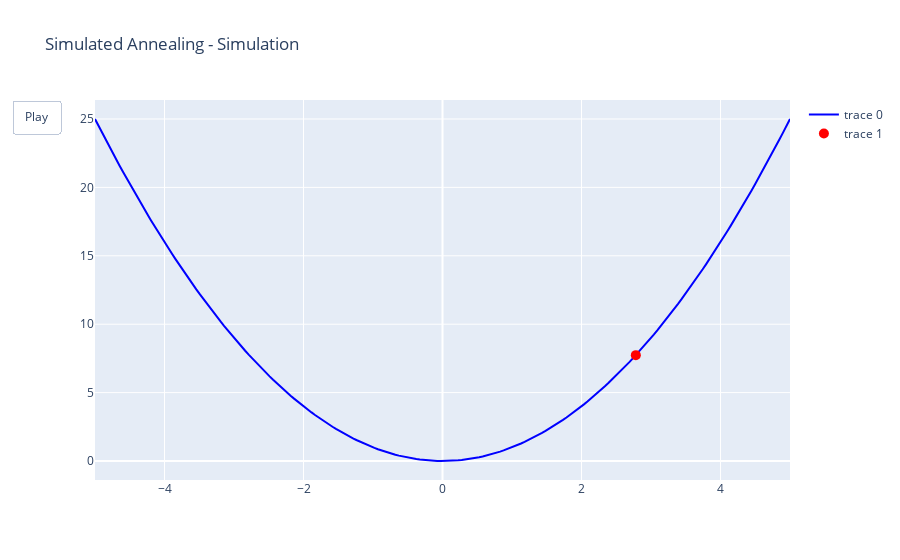

Write notebook code for a chart like this one.
### Markdown cell above
### Conceptual / Classroom Version
- **Purpose:** Illustrates SA idea: accepting worse solutions early and gradually cooling.  
- **Red points along curve:** Positions of a “ball” on the energy (fitness) landscape.  
- **Energy curve:** Shows fitness function.  
- **Note:** Simplified; no real probabilistic acceptance logic.

### Code cell
import numpy as np
import plotly.graph_objects as go

def f(x):
    return x**2

num_iterations = 50
x_current = np.random.uniform(-5,5)
temperature = 10
cooling_rate = 0.9
frames = []

for it in range(num_iterations):
    x_new = x_current + np.random.uniform(-1,1)
    delta = f(x_new)-f(x_current)
    if delta < 0 or np.random.rand() < np.exp(-delta/temperature):
        x_current = x_new
    temperature *= cooling_rate
    frames.append(go.Frame(
        data=[go.Scatter(x=[x_current], y=[f(x_current)],
                         mode='markers', marker=dict(size=10, color='red'))]
    ))

x_plot = np.linspace(-5,5,200)
fig = go.Figure(
    data=[go.Scatter(x=x_plot, y=f(x_plot), mode='lines', line=dict(color='blue')),
          frames[0].data[0]],
    layout=go.Layout(title='Simulated Annealing - Simulation',
                     updatemenus=[dict(type='buttons',
                                       showactive=False,
                                       buttons=[dict(label='Play',
                                                     method='animate',
                                                     args=[None, {"frame":{"duration":200,"redraw":True},
                                                                  "fromcurrent":True}])])])
)
fig.frames = frames
fig.show()

### Figure 1 — Plotly figure (JSON) as saved in the notebook; plotly's stock layout.template omitted (floating-point values rounded to 4 significant figures; data arrays with more than 128 entries replaced by an {"elided": "..."} marker saying what was removed)
{"data": [{"line": {"color": "blue"}, "mode": "lines", "type": "scatter", "x": {"elided": "200 float values"}, "y": {"elided": "200 float values"}}, {"marker": {"color": "red", "size": 10}, "mode": "markers", "type": "scatter", "x": [2.782], "y": [7.738]}], "layout": {"title": {"text": "Simulated Annealing - Simulation"}, "updatemenus": [{"buttons": [{"args": [null, {"frame": {"duration": 200, "redraw": true}, "fromcurrent": true}], "label": "Play", "method": "animate"}], "showactive": false, "type": "buttons"}]}}
